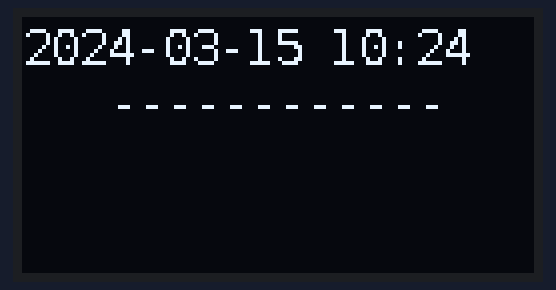
The program below on a simulated Raspberry Pi (BCM pin numbers). On the bench: 128×64 one-colour display. The clock reads 2024-03-15 10:24:30 at power-on unless the program sets it; random numbers come from a fixed seed; what the program prints to the terminal is not drawn.

Above: at 0.2 s.
At 1.2 s:
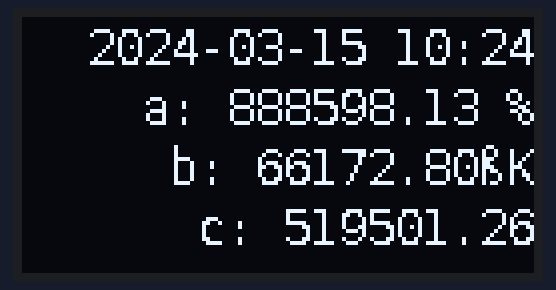
At 9.7 s:
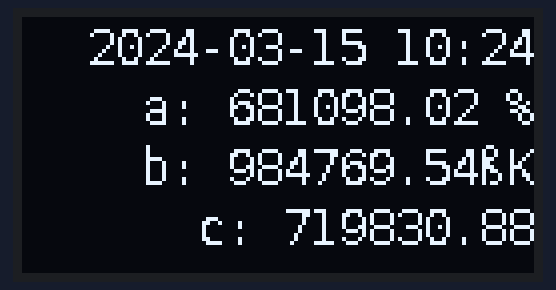
At 18.1 s:
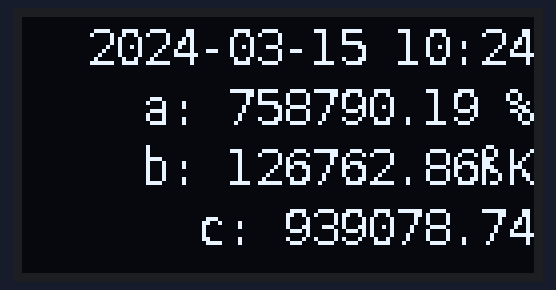
At 27.6 s:
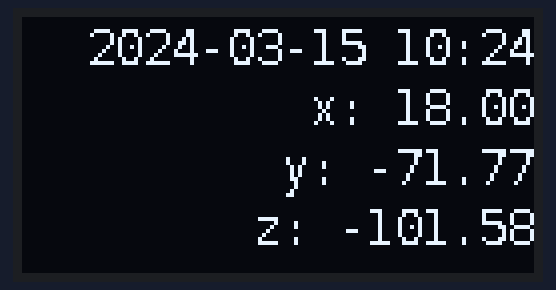
At 38.2 s:
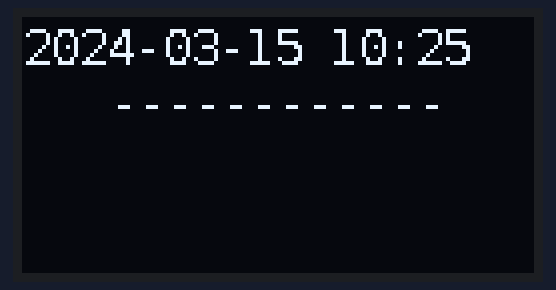

The program:

rpi_screen-ssd1306.py
```python
import board
import adafruit_ssd1306
from PIL import Image, ImageDraw, ImageFont, ImageChops


I2C                   = board.I2C()
SSD1306_DFLT_I2C_ADDR = 0x3C


class SSD1306_I2C:
    """
    SSD1306 i²c OLED Screen
    """

    def __init__(
        self,
        width: int      = 128,
        height: int     = 64,
        i2c_addr: int   = SSD1306_DFLT_I2C_ADDR
    ) -> None:
        self.width      = width
        self.height     = height
        self.i2c_addr   = i2c_addr

        # Reset display
        self.screen = adafruit_ssd1306.SSD1306_I2C(
            width,
            height,
            I2C,
            addr=i2c_addr
        )
        self.reset_screen()

        # Set blank image
        self.image = Image.new("1", (width, height))
        self._draw = ImageDraw.Draw(self.image)

    def __del__(self) -> None:
        if self.screen:
            self.reset_screen()

    def __repr__(self) -> str:
        return f"SSD1306[{self.i2c_addr}, {self.width}, {self.height}]"

    @property
    def draw(self) -> ImageDraw.Draw:
        return self._draw

    def reset_screen(self) -> None:
        self.screen.fill(0)
        self.screen.show()

    def display_image(self) -> None:
        self.screen.image(self.image)
        self.screen.show()

    def invert_image(self) -> None:
        self.image = ImageChops.invert(self.image)
        self._draw = ImageDraw.Draw(self.image)
        self.display_image()


if __name__ == "__main__":
    from time import sleep
    from datetime import datetime as dt
    from random import random, randint

    print("Init tests...")
    try:
        w           = 128
        h           = 64
        font_size   = 12
        line_h      = font_size + 2
        screen_dur  = 1

        ssd1306 = SSD1306_I2C()
        font = ImageFont.truetype(
            "/usr/share/fonts/truetype/dejavu/DejaVuSansMono.ttf",
            font_size
        )

        while True:
            # --------
            # Screen 0
            # -----------------------------------------------------------------
            ssd1306.draw.rectangle((0, 0, w, h), 0, 0)
            msg = dt.now().strftime("%Y-%m-%d %H:%M")
            ssd1306.draw.text(
                (0, 0), msg, fill=255, font=font, anchor="la", align="left"
            )
            msg = "-" * 12
            msg_w, msg_h = font.getsize(msg)
            xy = (ssd1306.screen.width // 2 - msg_w // 2, 1 * line_h)
            ssd1306.draw.text(xy, msg, 255, font)
            ssd1306.display_image()
            sleep(screen_dur)

            # --------
            # Screen 1
            # -----------------------------------------------------------------
            ssd1306.draw.rectangle((0, 0, w, h), 0, 0)
            msg =   f"{dt.now().strftime('%Y-%m-%d %H:%M')}\n"
            msg +=  f"a: {(random() + randint(0, 1_000_000)):.2f} %\n"
            msg +=  f"b: {(random() + randint(0, 1_000_000)):.2f}{chr(223)}K\n"
            msg +=  f"c: {(random() + randint(0, 1_000_000)):.2f}"
            ssd1306.draw.multiline_text(
                (w, 0), msg, 255, font, anchor="ra", align="right", spacing=3
            )
            ssd1306.display_image()
            sleep(screen_dur)

            # --------
            # Screen 2
            # -----------------------------------------------------------------
            ssd1306.draw.rectangle((0, 0, w, h), 0, 0)
            msg =   f"{dt.now().strftime('%Y-%m-%d %H:%M')}\n"
            msg +=  f"x: {(random() * randint(-1_000, 100)):.2f}\n"
            msg +=  f"y: {(random() * randint(-1_000, 100)):.2f}\n"
            msg +=  f"z: {(random() * randint(-1_000, 100)):.2f}"
            ssd1306.draw.multiline_text(
                (w, 0), msg, 255, font, anchor="ra", align="right", spacing=3
            )
            ssd1306.display_image()
            sleep(screen_dur)

            # --------
            # Screen 3
            # -----------------------------------------------------------------
            ssd1306.invert_image()
            sleep(screen_dur)

    except Exception as e:
        print(f"{e}")
```

Measured:
- what the display in image 0 shows lasts 1.1 s, from 0.1 s to 1.2 s
